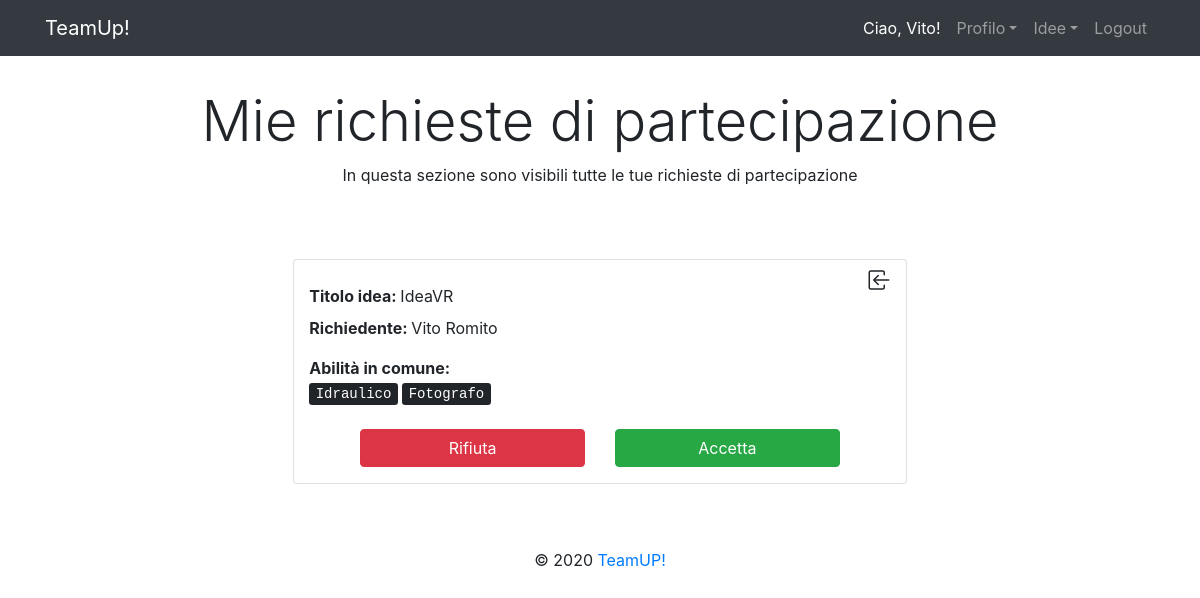
The page /partecipationRequests/getPartecipationRequestList/user (signed in) on the database its author committed.
### tables this page shows
CREATE TABLE IF NOT EXISTS `partecipationRequest` (
  `partecipationRequestId` int(11) NOT NULL AUTO_INCREMENT,
  `userId` int(11) NOT NULL,
  `ideaId` int(11) NOT NULL,
  `isPending` tinyint(4) DEFAULT '1',
  `isUserRequesting` tinyint(4) DEFAULT '0',
  PRIMARY KEY (`partecipationRequestId`),
  KEY `fk_users_has_idea_idea2_idx` (`ideaId`),
  KEY `fk_users_has_idea_users2_idx` (`userId`)
);

CREATE TABLE IF NOT EXISTS `idea` (
  `id` int(11) NOT NULL AUTO_INCREMENT,
  `title` varchar(255) NOT NULL,
  `ownerId` int(11) NOT NULL,
  `description` text NOT NULL,
  `creationDate` timestamp NOT NULL DEFAULT CURRENT_TIMESTAMP,
  `sponsorEndDate` date DEFAULT NULL,
  `sponsorCategoryid` int(11) DEFAULT NULL,
  PRIMARY KEY (`id`),
  KEY `fk_idea_users_idx` (`ownerId`),
  KEY `fk_idea_sponsorCategoryModel1_idx` (`sponsorCategoryid`)
);

CREATE TABLE IF NOT EXISTS `user` (
  `id` int(11) NOT NULL AUTO_INCREMENT,
  `firstName` varchar(30) NOT NULL,
  `lastName` varchar(30) NOT NULL,
  `email` varchar(100) NOT NULL,
  `psw` varchar(60) NOT NULL,
  PRIMARY KEY (`id`)
);

CREATE TABLE IF NOT EXISTS `ability` (
  `id` int(11) NOT NULL AUTO_INCREMENT,
  `description` varchar(255) NOT NULL,
  PRIMARY KEY (`id`)
);

### app/libraries/Core.php (called while the page is built, shortened)
<?php
  class Core
  {
      protected $currentMethod = 'bestIdeas';
      public function __construct()
      {
          $url = $this->getUrl();
          if ($url > 0 && file_exists('../app/controllers/' . ucwords($url[0]) . '.php')) {
              unset($url[0]);
          }
          $this->currentController = new $this->currentController;
          if (isset($url[1]) && method_exists($this->currentController, $url[1])) {
              $this->currentMethod = $url[1];
              unset($url[1]);
          }
          $this->params = $url ? array_values($url) : [];
          call_user_func_array([$this->currentController, $this->currentMethod], $this->params);
      }
      public function getUrl(){
          if (isset($_GET['url'])) {
              $url = rtrim($_GET['url'], '/');
              $url = filter_var($url, FILTER_SANITIZE_URL);
              return explode('/', $url);
          }
          return null;
      }
  }

### public/index.php (called while the page is built, shortened)
<?php
$init = new Core;

### app/libraries/Database.php (called while the page is built, shortened)
<?php
class Database {
    private $dbh;
    private $stmt;
    public function __construct(){
        $dsn = 'mysql:host=' . DB_HOST . ';dbname=' . DB_NAME;
        $options = array(
            PDO::ATTR_PERSISTENT => true,
            PDO::ATTR_ERRMODE => PDO::ERRMODE_EXCEPTION
        );
        try{
            $this->dbh = new PDO($dsn, DB_USER, DB_PASS, $options);
        } catch(PDOException $e){
            echo $e->getMessage();
        }
    }
    public function query($sql){
        $this->stmt = $this->dbh->prepare($sql);
    }
    public function bind($param, $value, $type = null){
        if(is_null($type)){
            switch(true){
                default:
                    $type = PDO::PARAM_STR;
            }
        }
        $this->stmt->bindValue($param, $value, $type);
    }
    public function execute(){
        return $this->stmt->execute();
    }
    public function classesFromResultSet($className){
        $this->execute();
        return $this->stmt->fetchAll(PDO::FETCH_CLASS, $className);
    }
    public function classFromSingle($className){
        $this->stmt->setFetchMode(PDO::FETCH_CLASS, $className);
        $this->execute();
        return $this->stmt->fetch();
    }
}

### app/models/PartecipationRequestModel.php (called while the page is built, shortened)
<?php
class PartecipationRequestModel{
    protected $database;
    public function __construct(){
        $this->database = new Database();
    }
    public function getPartecipationRequestByUserId($userId){
        $this->database->query("SELECT * FROM partecipationRequest WHERE userId=:userId AND isPending=true");
        $this->database->bind(USER_ID_QUERY, $userId);
        return $this->database->classesFromResultSet(PartecipationRequestDTO::class);
    }
}
class PartecipationRequestDTO {
    private $partecipationRequestId;
    private $userId;
    private $ideaId;
    private $isUserRequesting;
    public function getPartecipationRequestId()
    {
        return $this->partecipationRequestId;
    }
    public function getUserId()
    {
        return $this->userId;
    }
    public function getIdeaId()
    {
        return $this->ideaId;
    }
    public function getIsUserRequesting()
    {
        return $this->isUserRequesting;
    }
}

### app/models/IdeaModel.php (called while the page is built, shortened)
<?php
class IdeaModel{
    private $database;
    public function __construct(){
        $this->database = new Database();
    }
    public function getIdeaByID($id){
        $this->database->query(GET_IDEA_BY_ID_QUERY);
        $this->database->bind(":id", $id);
        return $this->database->classFromSingle(IdeaDTO::class);
    }
}
class IdeaDTO {
    private $title;
    public function getTitle()
    {
        return $this->title;
    }
}

### app/models/User.php (called while the page is built, shortened)
<?php
    class User {
        protected $database;
        public function __construct(){
            $this->database = new Database();
        }
        public function getUserById($id){
            $this->database->query('SELECT * FROM user WHERE id = :id ');
            $this->database->bind(':id', $id);
            $user = $this->database->classFromSingle(UserDTO::class);
            if($user){
                $user->setPsw("");
                return $user;
            }else{
                return false;
            }
        }
        public function getIdeaOwner($ideaId){
            $this->database->query("SELECT user.* FROM idea JOIN user ON idea.ownerId=user.id WHERE idea.id = :ideaId");
            $this->database->bind(':ideaId', $ideaId);
            return $this->database->classFromSingle(UserDTO::class);
        }
    }
    class UserDTO {
        private $firstName;
        private $lastName;
        public function getFirstName(){
            return $this->firstName;
        }
        public function getLastName(){
            return $this->lastName;
        }
    }

### app/models/Ability.php (called while the page is built, shortened)
<?php
class Ability {
    protected $database;
    public function __construct(){
        $this->database = new Database();
    }
    public function getCommonAbilities($userId,$ideaId){
        $this->database->query(COMMON_ABILITIES_QUERY);
        $this->database->bind(USERID_BIND_TOKEN, $userId);
        $this->database->bind(':ideaId', $ideaId);
        return $this->database->classesFromResultSet(AbilityDTO::class);
    }
}
class AbilityDTO {
    private $description;
    public function getDescription(){
        return $this->description;
    }
}

### app/views/partecipationRequests/partecipationRequestList.php (the view, shortened to what this page needs)
<?php require APPROOT . '/views/inc/header.php'; ?>
<div class="row">
    <div class="container text-center mt-3">
        <?php if(!empty($data[REQUEST_CONTROL_TYPE]) && $data[REQUEST_CONTROL_TYPE] == USERTYPE): ?>
            <label class="display-4">Mie richieste di partecipazione</label>
            <p>In questa sezione sono visibili tutte le tue richieste di partecipazione</p>
        <?php elseif (!empty($data[REQUEST_CONTROL_TYPE]) && $data[REQUEST_CONTROL_TYPE] == IDEATYPE): ?>
            <label class="display-4">Richieste di partecipazione</label>
            <p>In questa sezione sono visibili tutte le tue richieste di partecipazione relative all'idea: </p>
            <strong class="display-4"><?php echo $data['ideaDTO']->getTitle(); ?></strong>
        <?php endif; ?>
    </div>
    <div class="container rounded mt-2 col-md-10">
        <?php if(!empty($data[REQUEST_CONTROL_TYPE]) && $data[REQUEST_CONTROL_TYPE] == USERTYPE): foreach ($data[REQUESTS_DTO] as $request): ?>
        <div class="container card  mt-5 mb-5 col-md-8">
            <div class="row">
                <div class="col-10 mt-4 mb-4 ">
                    <div class="display-5"><strong>Titolo idea: </strong><?php echo $data['ideasDTO'][$request->getPartecipationRequestId()]->getTitle(); ?></div>
                    <?php if(!$request->getIsUserRequesting()): ?>
                        <div class="mt-2"><strong>Richiedente: </strong><?php echo $data[IDEAS_OWNER][$request->getPartecipationRequestId()]->getFirstName() . " " . $data[IDEAS_OWNER][$request->getPartecipationRequestId()]->getLastName(); ?></div>
                    <?php else: ?>
                        <div class="mt-2"><strong>Inviata a: </strong><?php echo $data[IDEAS_OWNER][$request->getPartecipationRequestId()]->getFirstName() . " " . $data[IDEAS_OWNER][$request->getPartecipationRequestId()]->getLastName(); ?></div>
                    <?php endif; ?>
                    <div class="mt-3">
                        <div class="row">
                            <div class="col-md-12 d-flex justify-content-start"><strong>Abilità in comune: </strong></div>
                        </div>
                        <div class="row">
                            <div class="col-md-12">
                                <?php foreach ($data['COMMON_ABILITIES'][$request->getPartecipationRequestId()] as $ability) : ?>
                                    <kbd><?php echo $ability->getDescription()?></kbd>
                                <?php endforeach; ?>
                            </div>
                        </div>
                    </div>
                </div>
                <div class="col-2 mt-2 mb-3 d-flex justify-content-end">
                </div>
            </div>
            <?php if(!$request->getIsUserRequesting()): ?>
                <div class="row d-flex justify-content-center mb-3">
                    <div class="col-md-5">
                        <?php $rejectLink = URLROOT . REQUEST_REPLY_LINK . $request->getPartecipationRequestId() . '/REJECT'; ?>
                        <input type="submit" onclick="updateNewPopup('<?php echo $rejectLink; ?>','Conferma','Annulla','Sei sicuro di voler rifiutare la richiesta di partecipazione?','Sei sicuro?')" value="Rifiuta" class="btn btn-danger btn-block" data-toggle="modal" data-target="#exampleModalCenter">
                    </div>
                    <div class="col-md-5">
                        <?php $acceptLink = URLROOT . REQUEST_REPLY_LINK . $request->getPartecipationRequestId() . '/ACCEPT'; ?>
                        <input type="submit" onclick="updateNewPopup('<?php echo $acceptLink; ?>','Conferma','Annulla','Sei sicuro di voler accettare la richiesta di partecipazione?','Sei sicuro?')" value="Accetta" class="btn btn-success btn-block" data-toggle="modal" data-target="#exampleModalCenter">
                    </div>
                </div>
            <?php endif; ?>
        </div>
        <?php endforeach; ?>
        <?php endif; ?>
    </div>
</div>
<?php require APPROOT . '/views/inc/footer.php'; ?>

### rows shown on the page
partecipationrequest: partecipationRequestId.title "IdeaVR", partecipationRequestId.firstName "Vito", partecipationRequestId.lastName "Romito", isUserRequesting 0 (drawn)
ability: description "Idraulico"
ability: description "Fotografo"

### other values the page prints
SITENAME "TeamUp!"
$_SESSION['userFirstName'] "Vito"
